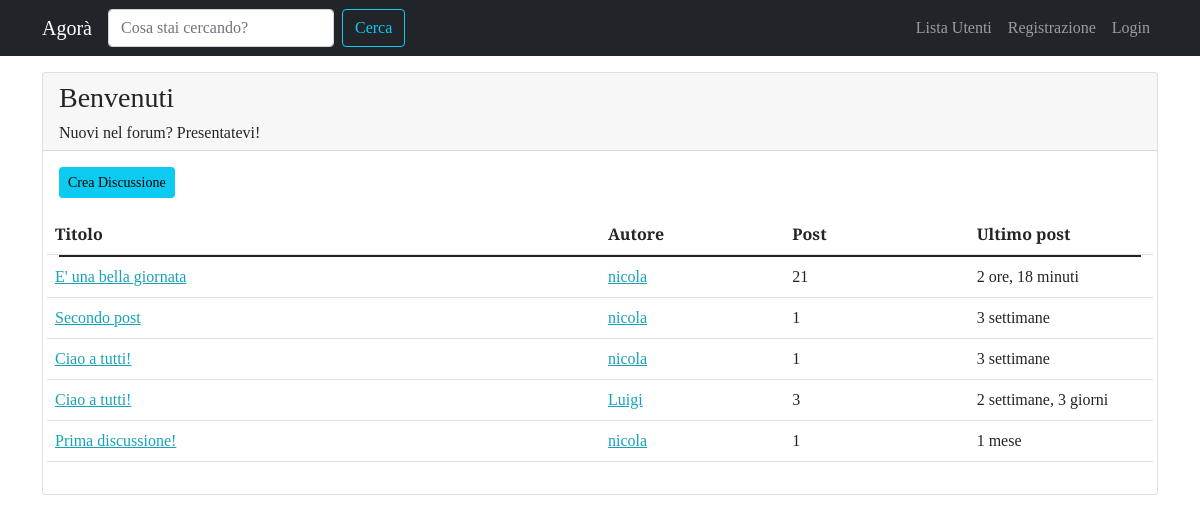
The app's page /forum/sezione/1/, older data.
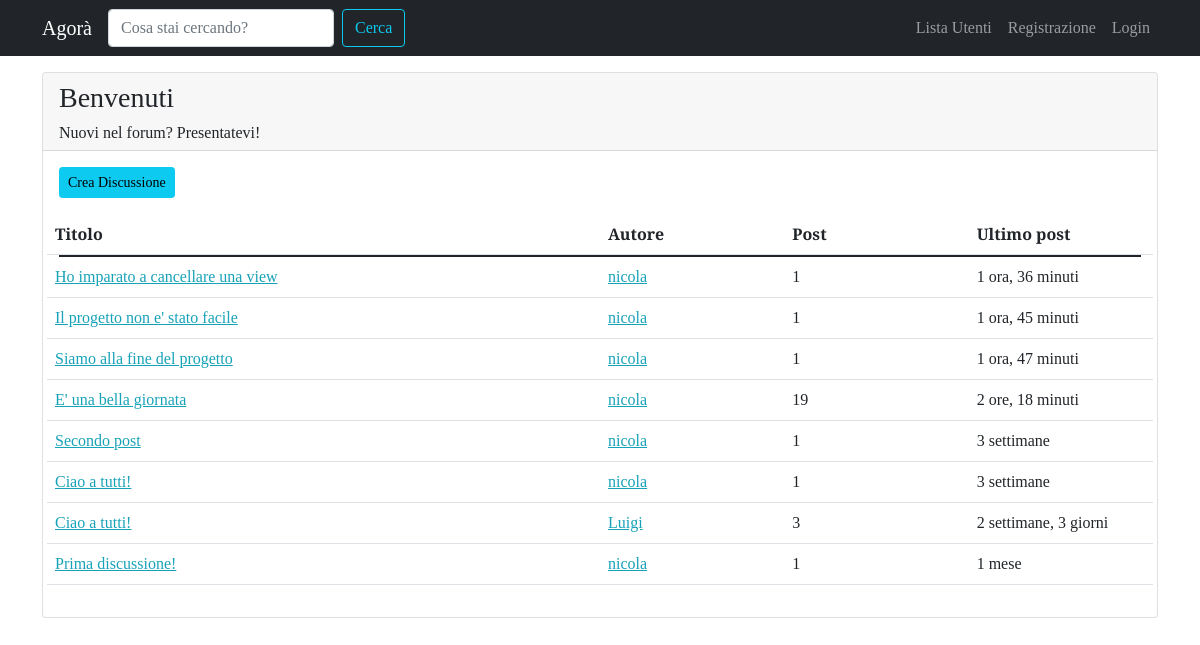
The same page, newer data.
### forum/models.py (models this page shows, shortened)
class Sezione(models.Model):
    nome_sezione = models.CharField(max_length=80)
    descrizione = models.CharField(max_length=150, blank=True, null=True)
    logo_sezione = models.ImageField(blank=True, null=True)
    class Meta:
        verbose_name = "Sezione"
        verbose_name_plural = "Sezioni"

class Discussione(models.Model):
    titolo = models.CharField(max_length=120)
    data_creazione = models.DateTimeField(auto_now_add=True)
    autore_discussione = models.ForeignKey(User, on_delete=models.CASCADE, related_name="discussioni")
    sezione_appartenenza = models.ForeignKey(Sezione, on_delete=models.CASCADE)
    def get_absolute_url(self):
        return reverse("visualizza_discussione", kwargs={"pk": self.pk})
    class Meta:
        verbose_name = "Discussione"
        verbose_name_plural = "Discussioni"

class Post(models.Model):
    autore_post = models.ForeignKey(User, on_delete=models.CASCADE, related_name='posts')
    contenuto = models.TextField()
    data_creazione = models.DateTimeField(auto_now_add=True)
    discussione = models.ForeignKey(Discussione, on_delete=models.CASCADE)
    class Meta:
        verbose_name = "Post"
        verbose_name_plural = 'Posts'

### forum/views.py (the view)
# urls.py: path('sezione/<int:pk>/', views.visualizza_sezione, name='sezione_view'),
def visualizza_sezione(request, pk):
    sezione = get_object_or_404(Sezione, pk=pk)
    discussioni_sezione = Discussione.objects.filter(
        sezione_appartenenza=sezione
    ).order_by("-data_creazione")
    context = {"sezione": sezione, "discussioni": discussioni_sezione}
    return render(request, "forum/singola_sezione.html", context)

### forum/templates/forum/singola_sezione.html (shortened to what this page needs)
{% extends 'base.html' %}
{% block content %}
<div class="card my-3">
    <div class="card-header">
        <h3> {{ sezione.nome_sezione }} </h3>
        <h6 class="card-text"> {{ sezione.descrizione }} </h6>
    </div>
    <div class="card-body">
        <a class="btn btn-sm btn-info" href="{% url 'crea_discussione' pk=sezione.pk %}">Crea Discussione</a>
        <table class="table mt-3">
            <thead>
                <tr class="row">
                    <th class="col-lg-6 col-4">Titolo</th>
                    <th class="col-lg-2 col-3">Autore</th>
                    <th class="col-lg-2 col-2">Post</th>
                    <th class="col-lg-2 col-3">Ultimo post</th>
                </tr>
            </thead>
            <tbody>
                <tr class="row">
                    {% for discussione in discussioni %}
                        <td class="col-lg-6 col-4"><a href="{{ discussione.get_absolute_url }}">{{ discussione.titolo }}</a></td>
                        <td class="col-lg-2 col-3"><a href="{ % url 'user_profile' username=discussione.autore_discussione.username % }">{{ discussione.autore_discussione }}</a></td>
                        <td class="col-lg-2 col-2">{{ discussione.post_set.count }}</td>
                        <td class="col-lg-2 col-3">{{ discussione.post_set.last.data_creazione|timesince }}</td>
                    {% endfor%}
                </tr>
            </tbody>
        </table>
    </div>
</div>
{% endblock content %}

### templates/base.html (shortened to what this page needs)
{% load static %}
<!doctype html>
<html lang="it">
  <head>
    <link href="https://cdn.jsdelivr.net/npm/bootstrap@5.1.3/dist/css/bootstrap.min.css" rel="stylesheet">
    <link rel="stylesheet" href="{% static 'css/agora.css' %}"/>
  </head>
  <body>
    <nav class="navbar navbar-expand-lg navbar-dark bg-dark">
      <div class="container">
          <a class="navbar-brand" href="/">Agorà</a>
          <div class="collapse navbar-collapse" id="navbarSupportedContent">
              <form class="d-flex" action="{% url 'funzione_cerca' %}" >
                <input name="q" class="form-control me-2" type="search" placeholder="Cosa stai cercando?" aria-label="Search">
                <button class="btn btn-outline-info" type="submit">Cerca</button>
              </form>
              <ul class="navbar-nav ms-auto">
              <li class="nav-item">
                <a class="nav-link" href="{% url 'user_list' %}"
                  >Lista Utenti </a
                >
              </li>
              {% if request.user.is_authenticated %}
              <li class="nav-item dropdown">
                <a
                  class="nav-link dropdown-toggle"
                  href="#"
                  id="navbarDropdown"
                  role="button"
                  data-bs-toggle="dropdown"
                  aria-haspopup="true"
                  aria-expanded="false"
                >
                  {{ request.user.username }}
                </a>
                <div class="dropdown-menu" aria-labelledby="navbarDropdown">
                  <a
                    class="dropdown-item"
                    href="{% url 'user_profile' username=request.user.username %}"
                    >Profilo</a
                  >
                  <a class="dropdown-item" href="{% url 'password_change' %}"
                    >Aggiorna Password</a
                  >
                  <div class="dropdown-divider"></div>
                  <a class="dropdown-item" href="{% url 'logout' %}">Esci</a>
                </div>
              </li>
              {% else %}
              <li class="nav-item">
                <a class="nav-link" href="{% url 'registration_view' %}"
                  >Registrazione</a
                >
              </li>
              <li class="nav-item">
                <a class="nav-link" href="{% url 'login' %}">Login</a>
              </li>
              {% endif %}
            </ul>
          </div>
        </div>
    </nav>
    <div class="container">
      {% block content %}
      {% endblock content %}
    </div>
  </body>
</html>

### static-storage/css/agora.css (style rules this page uses)
body { font-family: 'Slabo 27px', serif; }
a, a:hover { color: #17a2b8; }

Row changes from the older to the newer data that the page shows:
added Discussione: titolo "Ho imparato a cancellare una view", autore_discussione "nicola", post_set.count "1", post_set.last.data_creazione "1 ora, 36 minuti"
added Discussione: titolo "Il progetto non e' stato facile", autore_discussione "nicola", post_set.count "1", post_set.last.data_creazione "1 ora, 45 minuti"
added Discussione: titolo "Siamo alla fine del progetto", autore_discussione "nicola", post_set.count "1", post_set.last.data_creazione "1 ora, 47 minuti"
computed for Discussione "E' una bella giornata": post_set.count "21" → "19"
